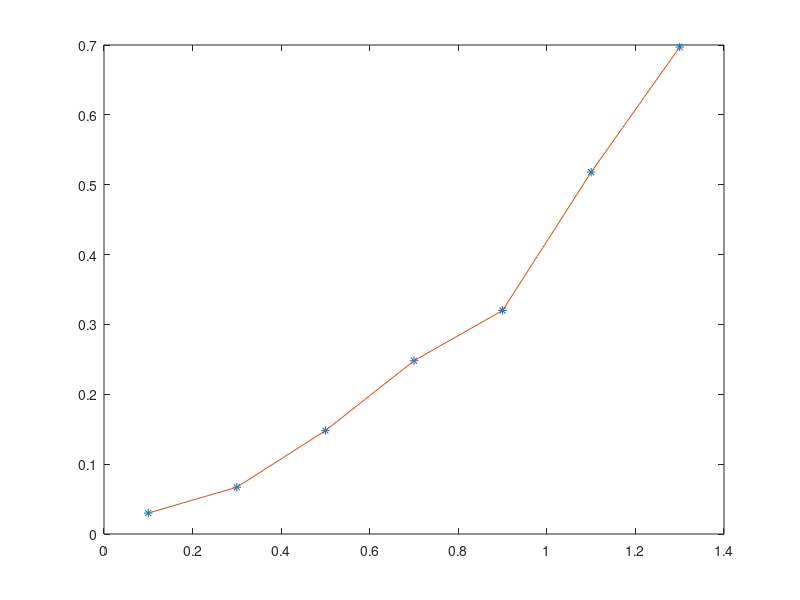

Write MATLAB code to recreate this figure.
clc
history -c
x=[0.1 0.3 0.5 0.7 0.9 1.1 1.3];
y=[0.030 0.067 0.148 0.248 0.320 0.518 0.697];
xk=[0.1 0.3 0.5 0.7 0.9 1.1 1.3];
n=length(x);
%%%%%
for k=1:n
  sigma(k)=0;
for i=1:n
  L=1;
  for j=1:n
    if j!=i
      L=L*(xk(k)-x(j))/(x(i)-x(j));
    endif
  endfor
  sigma(k)=sigma(k)+y(i)*L;
endfor
endfor
plot(x,y,'*',xk,sigma,'---')